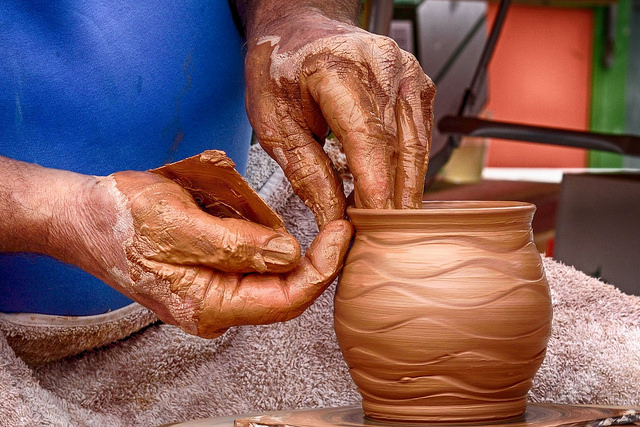
#> input picture colorpalette/src_imgs/test2.jpg, 640 x 427 px
$ python dominant_color.py
#> lines starting #> are read from the running program, lines starting #| are printed output that depends on the picture
### colorpalette/utils.py
# import the necessary packages
import numpy as np
# import cv2
from PIL import ImageDraw, Image


def centroid_histogram(clt):
    """Grab the number of different clusters and create a histogram based
    on the number of pixels assigned to each cluster

    Args:
        clt (sklearn.cluster.Kmeans): a sklearn.cluster.Kmeans object that contains centroid
                                      locations and labels for each point
    Returns:
        hist (np.histogram): TODO
    """
    # create a histogram for clt.labels_ with the numbers of centroids as bin numbers
    (hist, _) = np.histogram(clt.labels_, bins=len(clt.cluster_centers_))

    # normalize the histogram, such that it sums to one
    hist = hist.astype("float")
    hist /= hist.sum()

    # return the histogram
    return hist


def plot_colors(hist, centroids):
    """Initialize the bar chart representing the relative frequency of each of the colors.

    Args:
        hist (np.histogram): a histogram showing how many points are associated with
                             each centroid
    Returns:
        bar (np.arrary/image): a bar graph that display the centroid colors based on
                               the distribution in histogram
    """
    bar = np.zeros((100, 600, 3), dtype="uint8")
    startX = 0

    # loop over the percentage of each cluster and the color of
    # each cluster
    bar = Image.fromarray(bar)
    bar2 = ImageDraw.Draw(bar)
    for (percent, color) in zip(hist, centroids):
        # plot the relative percentage of each cluster
        endX = startX + (percent * 600)
        bar2.rectangle([int(startX), 0, int(endX), 100], fill=tuple(color.astype("uint8")), outline=tuple(color.astype("uint8")))
        # cv2.rectangle(bar, (int(startX), 0), (int(endX), 50),
        #               color.astype("uint8").tolist(), -1)
        startX = endX
    return bar

### colorpalette/dominant_color.py
"""Uses k means to determine the dominate colors in an image. Displays the results in a color histogram and saves the
RGB values in a csv file. """
from sklearn.cluster import KMeans
import matplotlib.pyplot as plt
import argparse
import utils
import cv2
import os, os.path
import csv
import numpy as np
import itertools

# create csv file with results
# file = csv.writer(open('palettes.csv', 'wb'))
# file.writerow(['image name', 'palette'])

# load image and convert from BGR to RBG
image_path = 'src_imgs/test2.jpg'
image = cv2.imread(image_path)
#> image is the input picture: shape (427, 640, 3); mean B, G, R 92.8, 95, 133.1
image = cv2.cvtColor(image, cv2.COLOR_BGR2RGB)

# TESTING: show our image
# cv2.imshow('image',image)
# cv2.waitKey(0)
# cv2.destroyAllWindows()

# reshape image to list of pixels
image = image.reshape((image.shape[0] * image.shape[1], 3))
# image = np.asarray(image)

# cluster the pixel intensities
clt = KMeans(n_clusters= 6)
clt.fit(image)

# build histogram of clusters and create a figure
# representing the number of pixels labeled to each color
hist = utils.centroid_histogram(clt)
bar = utils.plot_colors(hist, clt.cluster_centers_)
#> in plot_colors, `bar = Image.fromarray(bar)`: bar: PIL image 600x100 RGB; every value is 0
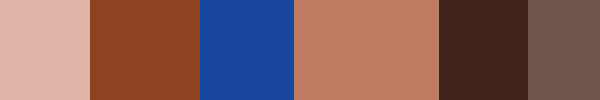
#> bar: PIL image 600x100 RGB; mean R, G, B 132.8, 94.6, 92.2

# extract the RGB pixel values
#> (the run stopped early here; a loop or call above may not have finished)

$ run again, with colorpalette/src_imgs/test3.jpg copied over colorpalette/src_imgs/test2.jpg
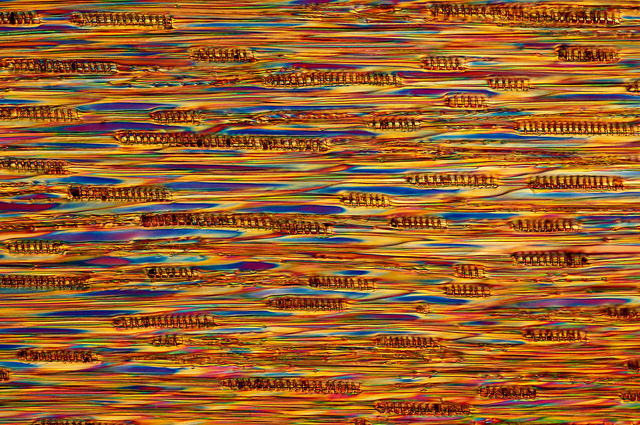
#> input picture colorpalette/src_imgs/test3.jpg, 640 x 425 px
#> image is the input picture: shape (425, 640, 3); mean B, G, R 45, 96.4, 153
#> `bar = utils.plot_colors(hist, clt.cluster_centers_)`:
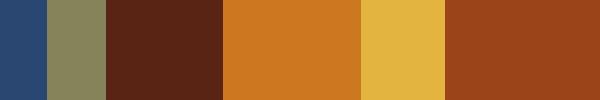
#> bar: PIL image 600x100 RGB; mean R, G, B 152.5, 95.8, 44.5

$ run again, with colorpalette/src_imgs/test4.jpg copied over colorpalette/src_imgs/test2.jpg
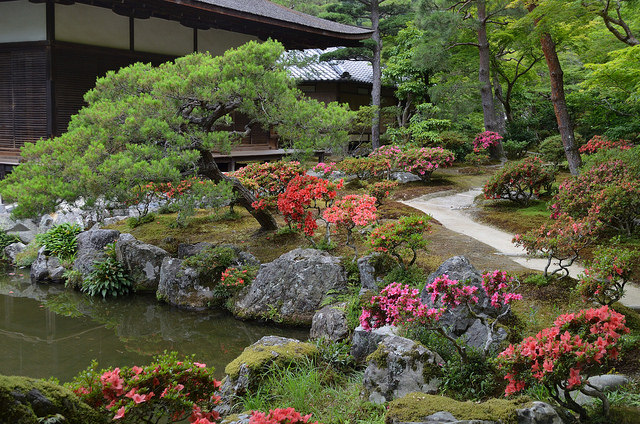
#> input picture colorpalette/src_imgs/test4.jpg, 640 x 424 px
#> image is the input picture: shape (424, 640, 3); mean B, G, R 61.4, 88.7, 88.5
#> `bar = utils.plot_colors(hist, clt.cluster_centers_)`:
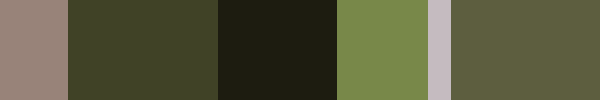
#> bar: PIL image 600x100 RGB; mean R, G, B 87.8, 88, 60.5

$ run again, with colorpalette/src_imgs/test5.jpg copied over colorpalette/src_imgs/test2.jpg
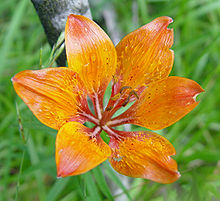
#> input picture colorpalette/src_imgs/test5.jpg, 220 x 201 px
#> image is the input picture: shape (201, 220, 3); mean B, G, R 56, 137.8, 145.8
#> `bar = utils.plot_colors(hist, clt.cluster_centers_)`:
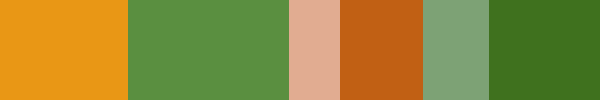
#> bar: PIL image 600x100 RGB; mean R, G, B 145.1, 137.2, 55.2
